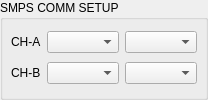
            <widget class="QGroupBox" name="systemSMPS">
             <property name="sizePolicy">
              <sizepolicy hsizetype="Preferred" vsizetype="Fixed">
               <horstretch>0</horstretch>
               <verstretch>0</verstretch>
              </sizepolicy>
             </property>
             <property name="title">
              <string>SMPS COMM SETUP</string>
             </property>
             <layout class="QHBoxLayout" name="horizontalLayout_8">
              <property name="leftMargin">
               <number>8</number>
              </property>
              <property name="topMargin">
               <number>8</number>
              </property>
              <property name="rightMargin">
               <number>8</number>
              </property>
              <property name="bottomMargin">
               <number>8</number>
              </property>
              <item>
               <layout class="QVBoxLayout" name="verticalLayout_10">
                <item>
                 <layout class="QHBoxLayout" name="horizontalLayout_9">
                  <item>
                   <widget class="QLabel" name="label">
                    <property name="text">
                     <string>CH-A</string>
                    </property>
                   </widget>
                  </item>
                  <item>
                   <widget class="QComboBox" name="comboBoxPortNameCH_A"/>
                  </item>
                  <item>
                   <widget class="QComboBox" name="comboBoxBaudRateCH_A"/>
                  </item>
                 </layout>
                </item>
                <item>
                 <layout class="QHBoxLayout" name="horizontalLayout_10">
                  <item>
                   <widget class="QLabel" name="label_2">
                    <property name="text">
                     <string>CH-B</string>
                    </property>
                   </widget>
                  </item>
                  <item>
                   <widget class="QComboBox" name="comboBoxPortNameCH_B"/>
                  </item>
                  <item>
                   <widget class="QComboBox" name="comboBoxBaudRateCH_B"/>
                  </item>
                 </layout>
                </item>
               </layout>
              </item>
             </layout>
            </widget>
